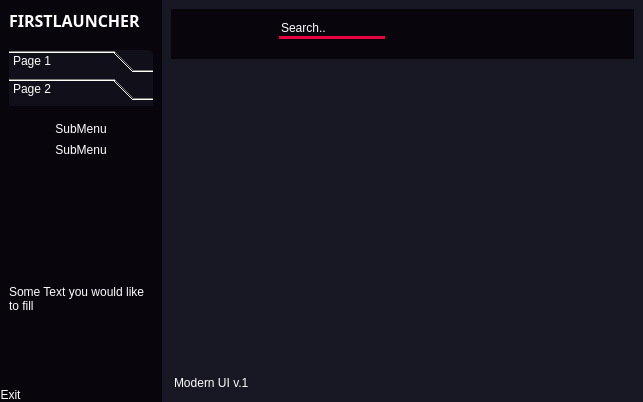
<?xml version="1.0" encoding="UTF-8"?>
<ui version="4.0">
 <class>MainWindow</class>
 <widget class="QMainWindow" name="MainWindow">
  <property name="geometry">
   <rect>
    <x>0</x>
    <y>0</y>
    <width>643</width>
    <height>402</height>
   </rect>
  </property>
  <property name="windowTitle">
   <string>MainWindow</string>
  </property>
  <property name="styleSheet">
   <string notr="true">*{
	border:none;
	color: white;
}</string>
  </property>
  <widget class="QWidget" name="centralwidget">
   <property name="enabled">
    <bool>true</bool>
   </property>
   <property name="sizePolicy">
    <sizepolicy hsizetype="Preferred" vsizetype="Preferred">
     <horstretch>0</horstretch>
     <verstretch>0</verstretch>
    </sizepolicy>
   </property>
   <property name="styleSheet">
    <string notr="true">background-color: rgb(24,24,36);</string>
   </property>
   <layout class="QHBoxLayout" name="horizontalLayout">
    <property name="spacing">
     <number>0</number>
    </property>
    <property name="leftMargin">
     <number>0</number>
    </property>
    <property name="topMargin">
     <number>0</number>
    </property>
    <property name="rightMargin">
     <number>0</number>
    </property>
    <property name="bottomMargin">
     <number>0</number>
    </property>
    <item>
     <widget class="QFrame" name="sidebar_menu">
      <property name="sizePolicy">
       <sizepolicy hsizetype="Preferred" vsizetype="Preferred">
        <horstretch>0</horstretch>
        <verstretch>0</verstretch>
       </sizepolicy>
      </property>
      <property name="maximumSize">
       <size>
        <width>200</width>
        <height>16777215</height>
       </size>
      </property>
      <property name="styleSheet">
       <string notr="true">background-color: rgb(9, 5, 13);</string>
      </property>
      <property name="frameShape">
       <enum>QFrame::StyledPanel</enum>
      </property>
      <property name="frameShadow">
       <enum>QFrame::Raised</enum>
      </property>
      <layout class="QVBoxLayout" name="verticalLayout_5">
       <property name="spacing">
        <number>0</number>
       </property>
       <property name="leftMargin">
        <number>0</number>
       </property>
       <property name="topMargin">
        <number>0</number>
       </property>
       <property name="rightMargin">
        <number>0</number>
       </property>
       <property name="bottomMargin">
        <number>0</number>
       </property>
       <item alignment="Qt::AlignHCenter|Qt::AlignTop">
        <widget class="QFrame" name="frame_8">
         <property name="frameShape">
          <enum>QFrame::StyledPanel</enum>
         </property>
         <property name="frameShadow">
          <enum>QFrame::Raised</enum>
         </property>
         <layout class="QHBoxLayout" name="horizontalLayout_7">
          <item alignment="Qt::AlignLeft|Qt::AlignTop">
           <widget class="QLabel" name="label_2">
            <property name="font">
             <font>
              <family>Arial Black</family>
              <pointsize>12</pointsize>
              <weight>75</weight>
              <bold>true</bold>
             </font>
            </property>
            <property name="lineWidth">
             <number>1</number>
            </property>
            <property name="text">
             <string>FIRSTLAUNCHER</string>
            </property>
            <property name="textFormat">
             <enum>Qt::PlainText</enum>
            </property>
           </widget>
          </item>
          <item alignment="Qt::AlignLeft|Qt::AlignTop">
           <widget class="QLabel" name="label_3">
            <property name="text">
             <string/>
            </property>
            <property name="pixmap">
             <pixmap resource="resource.qrc">:/icon_pack/C:/Users/hjh04/Downloads/icons/twitter.svg</pixmap>
            </property>
           </widget>
          </item>
         </layout>
        </widget>
       </item>
       <item>
        <widget class="QFrame" name="frame_10">
         <property name="sizePolicy">
          <sizepolicy hsizetype="Preferred" vsizetype="Expanding">
           <horstretch>0</horstretch>
           <verstretch>0</verstretch>
          </sizepolicy>
         </property>
         <property name="frameShape">
          <enum>QFrame::StyledPanel</enum>
         </property>
         <property name="frameShadow">
          <enum>QFrame::Raised</enum>
         </property>
         <layout class="QVBoxLayout" name="verticalLayout_7">
          <item alignment="Qt::AlignTop">
           <widget class="QToolBox" name="toolBox">
            <property name="sizePolicy">
             <sizepolicy hsizetype="Minimum" vsizetype="Preferred">
              <horstretch>0</horstretch>
              <verstretch>0</verstretch>
             </sizepolicy>
            </property>
            <property name="minimumSize">
             <size>
              <width>30</width>
              <height>0</height>
             </size>
            </property>
            <property name="styleSheet">
             <string notr="true">QToolBox{
	background-color: rgb(24, 24, 36);
	text-align: left;
}

QToolBox{
	border-radius: 5px;
	background-color: rgb(17, 16, 26);
	text-align: left;
}</string>
            </property>
            <property name="currentIndex">
             <number>1</number>
            </property>
            <widget class="QWidget" name="page">
             <property name="geometry">
              <rect>
               <x>0</x>
               <y>0</y>
               <width>182</width>
               <height>69</height>
              </rect>
             </property>
             <attribute name="label">
              <string>Page 1</string>
             </attribute>
             <layout class="QVBoxLayout" name="verticalLayout_8">
              <item alignment="Qt::AlignTop">
               <widget class="QFrame" name="frame_12">
                <property name="frameShape">
                 <enum>QFrame::StyledPanel</enum>
                </property>
                <property name="frameShadow">
                 <enum>QFrame::Raised</enum>
                </property>
                <layout class="QVBoxLayout" name="verticalLayout_9">
                 <property name="spacing">
                  <number>0</number>
                 </property>
                 <property name="leftMargin">
                  <number>0</number>
                 </property>
                 <property name="topMargin">
                  <number>0</number>
                 </property>
                 <property name="rightMargin">
                  <number>0</number>
                 </property>
                 <property name="bottomMargin">
                  <number>0</number>
                 </property>
                 <item>
                  <widget class="QPushButton" name="pushButton_10">
                   <property name="text">
                    <string>Item1</string>
                   </property>
                   <property name="icon">
                    <iconset resource="resource.qrc">
                     <normaloff>:/html/icons8-user-30.png</normaloff>:/html/icons8-user-30.png</iconset>
                   </property>
                   <property name="iconSize">
                    <size>
                     <width>16</width>
                     <height>16</height>
                    </size>
                   </property>
                  </widget>
                 </item>
                 <item>
                  <widget class="QPushButton" name="pushButton_11">
                   <property name="text">
                    <string>Item2</string>
                   </property>
                   <property name="icon">
                    <iconset resource="resource.qrc">
                     <normaloff>:/html/icons8-software-installer-48.png</normaloff>:/html/icons8-software-installer-48.png</iconset>
                   </property>
                   <property name="iconSize">
                    <size>
                     <width>16</width>
                     <height>16</height>
                    </size>
                   </property>
                  </widget>
                 </item>
                 <item>
                  <widget class="QPushButton" name="pushButton_12">
                   <property name="text">
                    <string>Item3</string>
                   </property>
                   <property name="icon">
                    <iconset resource="resource.qrc">
                     <normaloff>:/html/icons8-settings-48.png</normaloff>:/html/icons8-settings-48.png</iconset>
                   </property>
                   <property name="iconSize">
                    <size>
                     <width>16</width>
                     <height>16</height>
                    </size>
                   </property>
                  </widget>
                 </item>
                </layout>
               </widget>
              </item>
             </layout>
            </widget>
            <widget class="QWidget" name="page_2">
             <property name="geometry">
              <rect>
               <x>0</x>
               <y>0</y>
               <width>182</width>
               <height>69</height>
              </rect>
             </property>
             <attribute name="label">
              <string>Page 2</string>
             </attribute>
             <layout class="QVBoxLayout" name="verticalLayout_10">
              <item>
               <widget class="QFrame" name="frame_13">
                <property name="frameShape">
                 <enum>QFrame::StyledPanel</enum>
                </property>
                <property name="frameShadow">
                 <enum>QFrame::Raised</enum>
                </property>
                <layout class="QVBoxLayout" name="verticalLayout_11">
                 <property name="spacing">
                  <number>0</number>
                 </property>
                 <property name="leftMargin">
                  <number>0</number>
                 </property>
                 <property name="topMargin">
                  <number>0</number>
                 </property>
                 <property name="rightMargin">
                  <number>0</number>
                 </property>
                 <property name="bottomMargin">
                  <number>0</number>
                 </property>
                 <item>
                  <widget class="QPushButton" name="pushButton_13">
                   <property name="text">
                    <string>SubMenu</string>
                   </property>
                   <property name="icon">
                    <iconset resource="resource.qrc">
                     <normaloff>:/icon_pack/C:/Users/hjh04/Downloads/icons/printer.svg</normaloff>:/icon_pack/C:/Users/hjh04/Downloads/icons/printer.svg</iconset>
                   </property>
                  </widget>
                 </item>
                 <item>
                  <widget class="QPushButton" name="pushButton_14">
                   <property name="text">
                    <string>SubMenu</string>
                   </property>
                   <property name="icon">
                    <iconset resource="resource.qrc">
                     <normaloff>:/icon_pack/C:/Users/hjh04/Downloads/icons/phone-missed.svg</normaloff>:/icon_pack/C:/Users/hjh04/Downloads/icons/phone-missed.svg</iconset>
                   </property>
                  </widget>
                 </item>
                </layout>
               </widget>
              </item>
             </layout>
            </widget>
           </widget>
          </item>
          <item>
           <widget class="QLabel" name="label_4">
            <property name="text">
             <string>Some Text you would like to fill</string>
            </property>
            <property name="wordWrap">
             <bool>true</bool>
            </property>
           </widget>
          </item>
         </layout>
        </widget>
       </item>
       <item alignment="Qt::AlignBottom">
        <widget class="QFrame" name="frame_11">
         <property name="frameShape">
          <enum>QFrame::StyledPanel</enum>
         </property>
         <property name="frameShadow">
          <enum>QFrame::Raised</enum>
         </property>
         <layout class="QVBoxLayout" name="verticalLayout_6">
          <property name="spacing">
           <number>0</number>
          </property>
          <property name="leftMargin">
           <number>0</number>
          </property>
          <property name="topMargin">
           <number>0</number>
          </property>
          <property name="rightMargin">
           <number>0</number>
          </property>
          <property name="bottomMargin">
           <number>0</number>
          </property>
          <item alignment="Qt::AlignLeft">
           <widget class="QPushButton" name="pushButton_9">
            <property name="text">
             <string>Exit</string>
            </property>
            <property name="icon">
             <iconset resource="resource.qrc">
              <normaloff>:/icon_pack/C:/Users/hjh04/Downloads/icons/external-link.svg</normaloff>:/icon_pack/C:/Users/hjh04/Downloads/icons/external-link.svg</iconset>
            </property>
            <property name="iconSize">
             <size>
              <width>16</width>
              <height>16</height>
             </size>
            </property>
           </widget>
          </item>
         </layout>
        </widget>
       </item>
      </layout>
     </widget>
    </item>
    <item>
     <widget class="QFrame" name="frame_2">
      <property name="sizePolicy">
       <sizepolicy hsizetype="Expanding" vsizetype="Expanding">
        <horstretch>30</horstretch>
        <verstretch>0</verstretch>
       </sizepolicy>
      </property>
      <property name="frameShape">
       <enum>QFrame::StyledPanel</enum>
      </property>
      <property name="frameShadow">
       <enum>QFrame::Raised</enum>
      </property>
      <layout class="QVBoxLayout" name="verticalLayout">
       <item alignment="Qt::AlignTop">
        <widget class="QFrame" name="header">
         <property name="styleSheet">
          <string notr="true">background-color: rgb(9, 5, 13);
</string>
         </property>
         <property name="frameShape">
          <enum>QFrame::StyledPanel</enum>
         </property>
         <property name="frameShadow">
          <enum>QFrame::Raised</enum>
         </property>
         <layout class="QHBoxLayout" name="horizontalLayout_2">
          <property name="spacing">
           <number>0</number>
          </property>
          <property name="leftMargin">
           <number>0</number>
          </property>
          <property name="topMargin">
           <number>0</number>
          </property>
          <property name="rightMargin">
           <number>0</number>
          </property>
          <property name="bottomMargin">
           <number>0</number>
          </property>
          <item alignment="Qt::AlignLeft|Qt::AlignTop">
           <widget class="QFrame" name="frame_7">
            <property name="sizePolicy">
             <sizepolicy hsizetype="Minimum" vsizetype="Fixed">
              <horstretch>0</horstretch>
              <verstretch>0</verstretch>
             </sizepolicy>
            </property>
            <property name="minimumSize">
             <size>
              <width>50</width>
              <height>50</height>
             </size>
            </property>
            <property name="frameShape">
             <enum>QFrame::StyledPanel</enum>
            </property>
            <property name="frameShadow">
             <enum>QFrame::Raised</enum>
            </property>
            <layout class="QVBoxLayout" name="verticalLayout_4">
             <property name="spacing">
              <number>0</number>
             </property>
             <property name="leftMargin">
              <number>0</number>
             </property>
             <property name="topMargin">
              <number>0</number>
             </property>
             <property name="rightMargin">
              <number>0</number>
             </property>
             <property name="bottomMargin">
              <number>0</number>
             </property>
             <item>
              <widget class="QPushButton" name="pushButton_8">
               <property name="sizePolicy">
                <sizepolicy hsizetype="Minimum" vsizetype="Minimum">
                 <horstretch>0</horstretch>
                 <verstretch>0</verstretch>
                </sizepolicy>
               </property>
               <property name="minimumSize">
                <size>
                 <width>30</width>
                 <height>30</height>
                </size>
               </property>
               <property name="text">
                <string/>
               </property>
               <property name="icon">
                <iconset resource="resource.qrc">
                 <normaloff>:/icon_pack/C:/Users/hjh04/Downloads/icons/align-left.svg</normaloff>:/icon_pack/C:/Users/hjh04/Downloads/icons/align-left.svg</iconset>
               </property>
              </widget>
             </item>
            </layout>
           </widget>
          </item>
          <item alignment="Qt::AlignLeft|Qt::AlignTop">
           <widget class="QFrame" name="frame_3">
            <property name="frameShape">
             <enum>QFrame::StyledPanel</enum>
            </property>
            <property name="frameShadow">
             <enum>QFrame::Raised</enum>
            </property>
            <layout class="QHBoxLayout" name="horizontalLayout_6">
             <property name="spacing">
              <number>6</number>
             </property>
             <property name="leftMargin">
              <number>6</number>
             </property>
             <property name="topMargin">
              <number>6</number>
             </property>
             <property name="rightMargin">
              <number>6</number>
             </property>
             <property name="bottomMargin">
              <number>6</number>
             </property>
             <item>
              <widget class="QLineEdit" name="lineEdit">
               <property name="sizePolicy">
                <sizepolicy hsizetype="Expanding" vsizetype="Fixed">
                 <horstretch>0</horstretch>
                 <verstretch>0</verstretch>
                </sizepolicy>
               </property>
               <property name="minimumSize">
                <size>
                 <width>0</width>
                 <height>0</height>
                </size>
               </property>
               <property name="styleSheet">
                <string notr="true">border-bottom: 3px solid rgb(230, 5, 64);
</string>
               </property>
               <property name="text">
                <string>Search..</string>
               </property>
              </widget>
             </item>
             <item>
              <widget class="QPushButton" name="pushButton_6">
               <property name="minimumSize">
                <size>
                 <width>30</width>
                 <height>30</height>
                </size>
               </property>
               <property name="text">
                <string/>
               </property>
               <property name="icon">
                <iconset resource="resource.qrc">
                 <normaloff>:/icon_pack/C:/Users/hjh04/Downloads/icons/search.svg</normaloff>:/icon_pack/C:/Users/hjh04/Downloads/icons/search.svg</iconset>
               </property>
              </widget>
             </item>
            </layout>
           </widget>
          </item>
          <item alignment="Qt::AlignHCenter|Qt::AlignTop">
           <widget class="QFrame" name="frame_5">
            <property name="frameShape">
             <enum>QFrame::StyledPanel</enum>
            </property>
            <property name="frameShadow">
             <enum>QFrame::Raised</enum>
            </property>
            <layout class="QHBoxLayout" name="horizontalLayout_5">
             <property name="spacing">
              <number>0</number>
             </property>
             <property name="leftMargin">
              <number>0</number>
             </property>
             <property name="topMargin">
              <number>0</number>
             </property>
             <property name="rightMargin">
              <number>0</number>
             </property>
             <property name="bottomMargin">
              <number>0</number>
             </property>
             <item>
              <widget class="QPushButton" name="pushButton_5">
               <property name="minimumSize">
                <size>
                 <width>30</width>
                 <height>30</height>
                </size>
               </property>
               <property name="text">
                <string/>
               </property>
               <property name="icon">
                <iconset resource="resource.qrc">
                 <normaloff>:/icon_pack/C:/Users/hjh04/Downloads/icons/bell.svg</normaloff>:/icon_pack/C:/Users/hjh04/Downloads/icons/bell.svg</iconset>
               </property>
              </widget>
             </item>
             <item>
              <widget class="QPushButton" name="pushButton_4">
               <property name="minimumSize">
                <size>
                 <width>30</width>
                 <height>30</height>
                </size>
               </property>
               <property name="text">
                <string/>
               </property>
               <property name="icon">
                <iconset resource="resource.qrc">
                 <normaloff>:/icon_pack/C:/Users/hjh04/Downloads/icons/battery.svg</normaloff>:/icon_pack/C:/Users/hjh04/Downloads/icons/battery.svg</iconset>
               </property>
              </widget>
             </item>
            </layout>
           </widget>
          </item>
          <item alignment="Qt::AlignRight|Qt::AlignTop">
           <widget class="QFrame" name="frame_4">
            <property name="frameShape">
             <enum>QFrame::StyledPanel</enum>
            </property>
            <property name="frameShadow">
             <enum>QFrame::Raised</enum>
            </property>
            <layout class="QHBoxLayout" name="horizontalLayout_4">
             <property name="spacing">
              <number>0</number>
             </property>
             <property name="leftMargin">
              <number>0</number>
             </property>
             <property name="topMargin">
              <number>0</number>
             </property>
             <property name="rightMargin">
              <number>0</number>
             </property>
             <property name="bottomMargin">
              <number>0</number>
             </property>
             <item>
              <widget class="QPushButton" name="pushButton_3">
               <property name="minimumSize">
                <size>
                 <width>30</width>
                 <height>30</height>
                </size>
               </property>
               <property name="text">
                <string/>
               </property>
               <property name="icon">
                <iconset resource="resource.qrc">
                 <normaloff>:/html/icons8-software-installer-48.png</normaloff>:/html/icons8-software-installer-48.png</iconset>
               </property>
              </widget>
             </item>
             <item>
              <widget class="QPushButton" name="pushButton_2">
               <property name="minimumSize">
                <size>
                 <width>30</width>
                 <height>30</height>
                </size>
               </property>
               <property name="text">
                <string/>
               </property>
               <property name="icon">
                <iconset resource="resource.qrc">
                 <normaloff>:/html/icons8-user-30.png</normaloff>:/html/icons8-user-30.png</iconset>
               </property>
              </widget>
             </item>
             <item>
              <widget class="QPushButton" name="pushButton">
               <property name="minimumSize">
                <size>
                 <width>30</width>
                 <height>30</height>
                </size>
               </property>
               <property name="text">
                <string/>
               </property>
               <property name="icon">
                <iconset resource="resource.qrc">
                 <normaloff>:/html/icons8-settings-48.png</normaloff>:/html/icons8-settings-48.png</iconset>
               </property>
              </widget>
             </item>
            </layout>
           </widget>
          </item>
         </layout>
        </widget>
       </item>
       <item>
        <widget class="QFrame" name="main_content">
         <property name="sizePolicy">
          <sizepolicy hsizetype="Preferred" vsizetype="Expanding">
           <horstretch>0</horstretch>
           <verstretch>0</verstretch>
          </sizepolicy>
         </property>
         <property name="frameShape">
          <enum>QFrame::StyledPanel</enum>
         </property>
         <property name="frameShadow">
          <enum>QFrame::Raised</enum>
         </property>
        </widget>
       </item>
       <item alignment="Qt::AlignBottom">
        <widget class="QFrame" name="footer">
         <property name="frameShape">
          <enum>QFrame::StyledPanel</enum>
         </property>
         <property name="frameShadow">
          <enum>QFrame::Raised</enum>
         </property>
         <layout class="QHBoxLayout" name="horizontalLayout_3">
          <property name="leftMargin">
           <number>3</number>
          </property>
          <property name="topMargin">
           <number>3</number>
          </property>
          <property name="rightMargin">
           <number>3</number>
          </property>
          <property name="bottomMargin">
           <number>3</number>
          </property>
          <item alignment="Qt::AlignBottom">
           <widget class="QFrame" name="frame_6">
            <property name="frameShape">
             <enum>QFrame::StyledPanel</enum>
            </property>
            <property name="frameShadow">
             <enum>QFrame::Raised</enum>
            </property>
            <layout class="QVBoxLayout" name="verticalLayout_2">
             <property name="spacing">
              <number>0</number>
             </property>
             <property name="leftMargin">
              <number>0</number>
             </property>
             <property name="topMargin">
              <number>0</number>
             </property>
             <property name="rightMargin">
              <number>0</number>
             </property>
             <property name="bottomMargin">
              <number>0</number>
             </property>
             <item alignment="Qt::AlignLeft">
              <widget class="QLabel" name="label">
               <property name="text">
                <string>Modern UI v.1</string>
               </property>
              </widget>
             </item>
            </layout>
           </widget>
          </item>
          <item>
           <widget class="QFrame" name="frame_9">
            <property name="frameShape">
             <enum>QFrame::StyledPanel</enum>
            </property>
            <property name="frameShadow">
             <enum>QFrame::Raised</enum>
            </property>
            <layout class="QVBoxLayout" name="verticalLayout_3">
             <property name="spacing">
              <number>0</number>
             </property>
             <property name="leftMargin">
              <number>0</number>
             </property>
             <property name="topMargin">
              <number>0</number>
             </property>
             <property name="rightMargin">
              <number>0</number>
             </property>
             <property name="bottomMargin">
              <number>0</number>
             </property>
             <item>
              <widget class="QPushButton" name="pushButton_7">
               <property name="minimumSize">
                <size>
                 <width>0</width>
                 <height>0</height>
                </size>
               </property>
               <property name="maximumSize">
                <size>
                 <width>16777215</width>
                 <height>16777215</height>
                </size>
               </property>
               <property name="text">
                <string/>
               </property>
               <property name="icon">
                <iconset resource="resource.qrc">
                 <normaloff>:/html/icon.png</normaloff>:/html/icon.png</iconset>
               </property>
              </widget>
             </item>
            </layout>
           </widget>
          </item>
          <item alignment="Qt::AlignRight|Qt::AlignBottom">
           <widget class="QFrame" name="size_grip">
            <property name="minimumSize">
             <size>
              <width>10</width>
              <height>10</height>
             </size>
            </property>
            <property name="maximumSize">
             <size>
              <width>10</width>
              <height>10</height>
             </size>
            </property>
            <property name="frameShape">
             <enum>QFrame::StyledPanel</enum>
            </property>
            <property name="frameShadow">
             <enum>QFrame::Raised</enum>
            </property>
           </widget>
          </item>
         </layout>
        </widget>
       </item>
      </layout>
     </widget>
    </item>
   </layout>
  </widget>
 </widget>
 <resources>
  <include location="resource.qrc"/>
 </resources>
 <connections/>
</ui>
